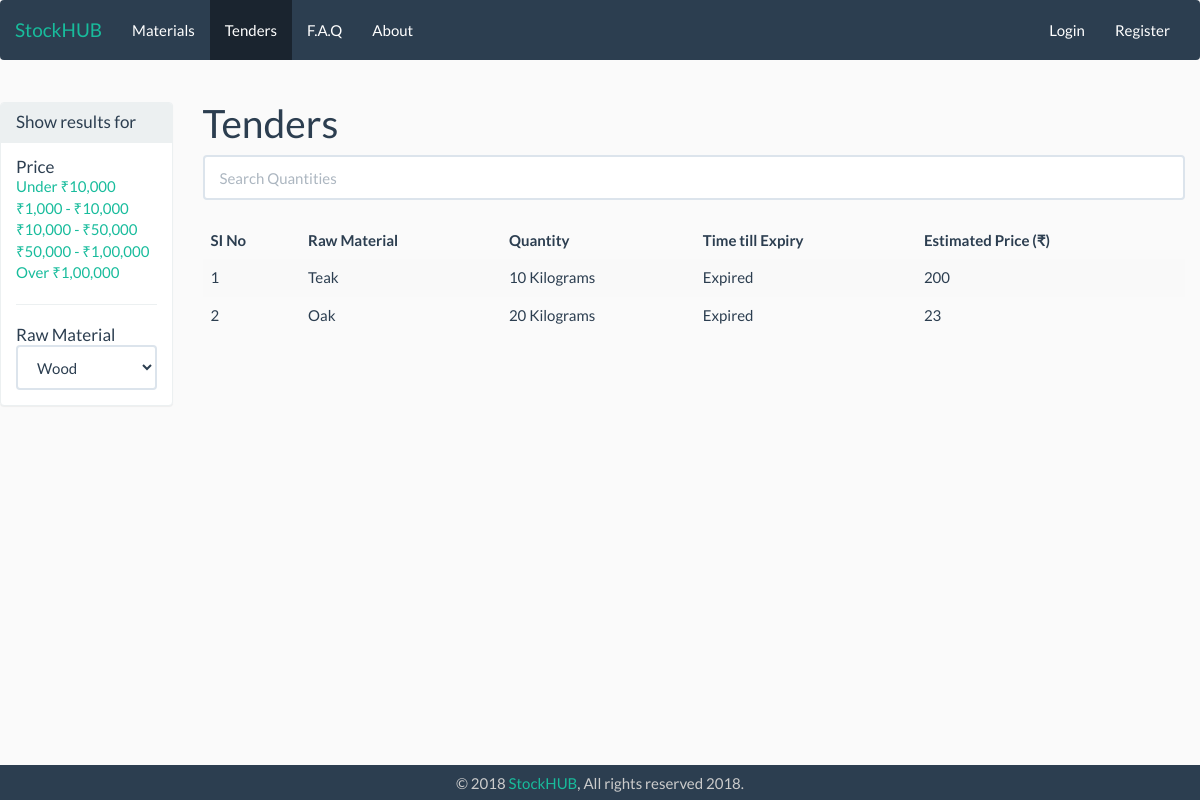
Before: /index.php/tenders with the older database file.
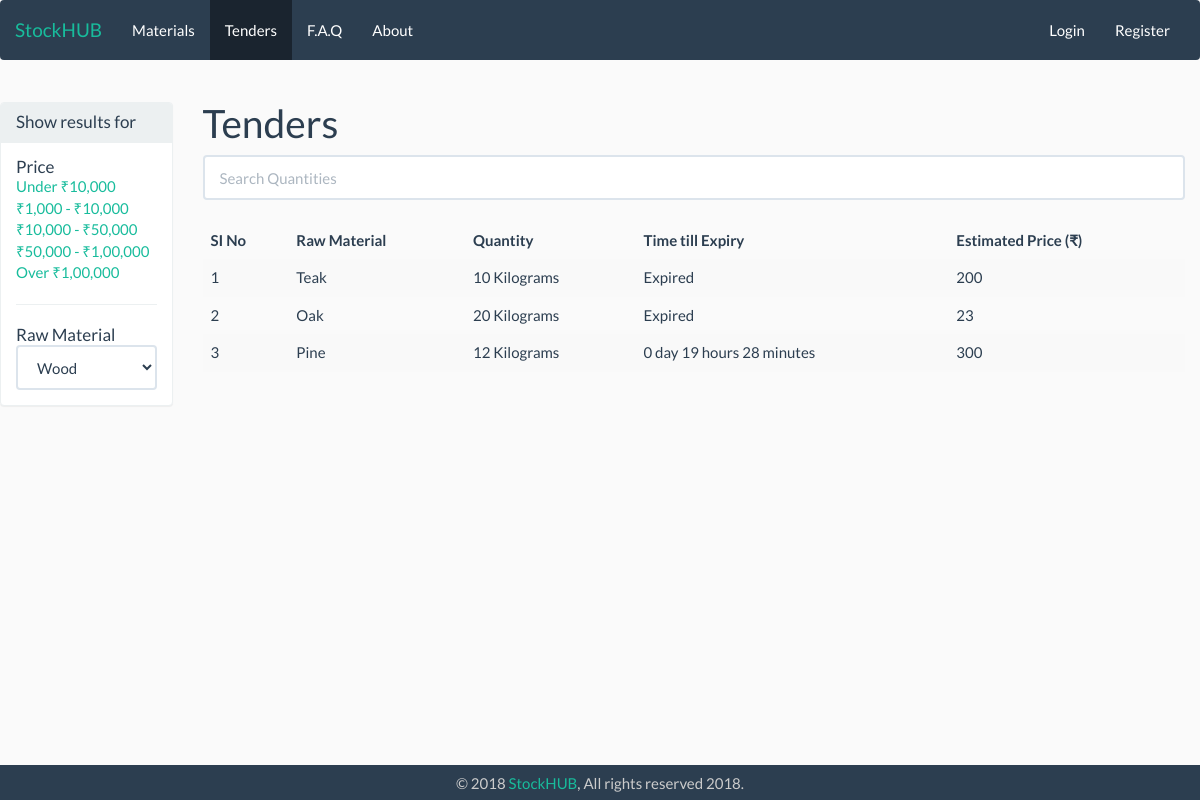
After: the same page with the newer database file.
### tables this page shows
CREATE TABLE `tender` (
  `tender_id` int(11) NOT NULL,
  `m_id` int(11) NOT NULL,
  `raw_material_id` int(11) NOT NULL,
  `tender_quantity` int(11) NOT NULL,
  `tender_quantity_unit` varchar(15) NOT NULL,
  `date_of_submission` date NOT NULL,
  `time_submission` time NOT NULL,
  `date_expire` date NOT NULL,
  `time_expire` time NOT NULL,
  `delivery_location` int(11) NOT NULL,
  `estimated_price` int(9) NOT NULL,
  `extra_info` text
);

CREATE TABLE `raw_material` (
  `raw_material_id` int(11) NOT NULL,
  `rm_name` varchar(255) NOT NULL,
  `material_subcat_id` int(255) NOT NULL,
  `rm_slug` varchar(255) NOT NULL,
  `rm_pic` varchar(255) NOT NULL,
  `rm_desc` text NOT NULL,
  `rm_created_at` timestamp NOT NULL DEFAULT CURRENT_TIMESTAMP ON UPDATE CURRENT_TIMESTAMP
);

### application/controllers/Tenders.php (called while the page is built, shortened)
<?php
	class Tenders extends CI_Controller{
		public function index(){
            $data['title'] = 'Tenders';
            $data['tenders'] = $this->tender_model->get_tenders();
            $this->load->view('templates/header', $data);
            $this->load->view('tenders/index', $data);
            $this->load->view('templates/footer');
        }
	}

### index.php (called while the page is built, shortened)
<?php
require_once BASEPATH.'core/CodeIgniter.php';

### application/helpers/utility_helper.php (called while the page is built)
<?php if ( ! defined('BASEPATH')) exit('No direct script access allowed');
if ( ! function_exists('asset_url()'))
{
  function asset_url()
  {
     return base_url().'assets/';
  }
}

### application/models/Tender_model.php (called while the page is built, shortened)
<?php
	class  Tender_model extends CI_Model{
        public function get_tenders($id = FALSE){
			$this->db->join('raw_material','raw_material.raw_material_id = tender.raw_material_id');
			if($id === FALSE){
				$query = $this->db->get('tender');
				return $query->result_array();
			}
			$this->db->join('manufacturers','manufacturers.m_id = tender.m_id');
			$this->db->join('material_subcat','material_subcat.subcat_id = raw_material.material_subcat_id');
			$query = $this->db->get_where('tender', array('tender_id' => $id));
			return $query->row_array();
		}
	}

### application/views/tenders/index.php (the view, shortened to what this page needs)
<div class="row">
    <div class="col-md-2">
        <div class="panel panel-default">
            <div class="panel-heading">
                <h3 class="panel-title">Show results for</h3>
            </div>
            <div class="panel-body">
                    <h3 class="panel-title">Price</h3>
                        <li class="list-unstyled"><a href="#">Under ₹10,000</a></li>
                        <li class="list-unstyled"><a href="#">₹1,000 - ₹10,000</a></li>
                        <li class="list-unstyled"><a href="#">₹10,000 - ₹50,000</a></li>
                        <li class="list-unstyled"><a href="#">₹50,000 - ₹1,00,000</a></li>
                        <li class="list-unstyled"><a href="#">Over ₹1,00,000</a></li>
                    <hr>
                    <h3 class="panel-title">Raw Material</h3>
                        <select class="form-control" id="sel1" name="tender_quantity_unit">
                            <option value="wood">Wood</option>
                        </select>
        </div>
        </div>
    </div>
    <div class="col-md-10">
        <h1><?= $title ?></h1>
        <input class="form-control" id="tenderSearchInput" type="text" placeholder="Search" >
        <br>
        <table class="table table-striped table-hover " id="tenderSearchTable">
            <thead>
                <tr>
                    <th>SI No</th>
                    <th onclick="sortTable(0)" >Raw Material</th>
                    <th onclick="sortTable(1)" >Quantity</th>
                    <th onclick="sortTable(2)" >Time till Expiry</th>
                    <th onclick="sortTable(3)" >Estimated Price (₹)</th>
                </tr>
            </thead>
            <tbody id="tenderSearchTableBody">
                <?php $i = 1; ?>
                <?php foreach($tenders as $tender): ?>
                        <tr>
                            <td> <a href="<?php echo base_url(); ?>tenders/view/<?php echo($tender['tender_id']); ?>"></a> <?php echo($i++);?></td>
                            <td><?php echo ($tender['rm_name']);?></td>
                            <td><?php echo ($tender['tender_quantity']." ".$tender['tender_quantity_unit']);?> </td>
                            <td>
                            <?php
                                $expdate = $tender['date_expire'];
                                $exptime = $tender['time_expire'];
                                $exp = date('Y-m-d H:i:s', strtotime("$expdate $exptime "));
                                $datetime1 = new DateTime();
                                $datetime2 = new DateTime($exp);
                                if ( $datetime1 >  $datetime2){
                                    echo("Expired");
                                }
                                else{
                                    $interval = $datetime1->diff($datetime2);
                                echo $interval->format('%d day %h hours %i minutes');
                                }
                            ?>
                            </td>
                            <td><?php echo ($tender['estimated_price']);?></td>
                        </tr>
                <?php endforeach; ?>
            </tbody>
        </table>
    </div>
</div>

### application/views/templates/header.php (shortened to what this page needs)
<!DOCTYPE html>
<html>
<head>
    <link rel="stylesheet" type="text/css"  href="<?php echo asset_url();?>css/bootstrap.min.css" />
    <link rel="stylesheet" type="text/css"  href="<?php echo asset_url();?>css/style.css" />
    <link rel="stylesheet" type="text/css"  href="<?php echo asset_url();?>css/animate.min.css" />
    <link rel="stylesheet" type="text/css"  href="<?php echo asset_url();?>css/awesomplete.css" />
    <link rel="stylesheet" type="text/css"  href="<?php echo asset_url();?>css/fontawesome-all.min.css" />
</head>
<body>
    <nav class="navbar navbar-default">
        <div class="container-fluid">
            <div class="navbar-header">
            <?php if($title!="Home") :?>
                <a class="navbar-brand" href="<?php echo base_url(); ?>">StockHUB</a>
            <?php endif;?>
            </div>
            <div class="collapse navbar-collapse" id="bs-example-navbar-collapse-1">
            <ul class="nav navbar-nav">
                <li class="<?php if ($title=="Materials") {echo "active"; } else  {echo "noactive";} ?>"> <a href="<?php echo base_url(); ?>materials">Materials</a></li>
                <li class="<?php if ($title=="Tenders") {echo "active"; } else  {echo "noactive";} ?>"> <a href="<?php echo base_url(); ?>tenders">Tenders</a></li>
                <li class="<?php if ($title=="Faq") {echo "active"; } else  {echo "noactive";} ?>"> <a href="<?php echo base_url(); ?>faq">F.A.Q</a></li>
                <li class="<?php if ($title=="About") {echo "active"; } else  {echo "noactive";} ?>"> <a href="<?php echo base_url(); ?>about">About</a></li>
            </ul>
            <ul class="nav navbar-nav navbar-right">
                <?php if(!$this->session->userdata('logged_in')) : ?>
                    <li class="<?php if ($title=="Login") {echo "active"; } else  {echo "noactive";} ?>"> <a href="<?php echo base_url(); ?>users/login">Login</a></li>
                    <li class="<?php if ($title=="Sign Up") {echo "active"; } else  {echo "noactive";} ?>"> <a href="<?php echo base_url(); ?>users/register">Register</a></li>
                <?php endif; ?>
            </ul>
            </div>
        </div>
    </nav>

### application/views/templates/footer.php (shortened to what this page needs)
    <footer class="navbar-default navbar-fixed-bottom hidden-xs">
        <div class="container-fluid">
            <p>© 2018<a style="color:#fffff; text-decoration:none;" href="<?php echo base_url(); ?>about"> StockHUB</a>, All rights reserved 2018.</p>
        </div>
    </footer>
</body>
</html>

### assets/css/style.css (style rules this page uses)
body { background: #FAFAFA; padding-bottom: 30px; }
.row { margin-right: 0px; }
ul { list-style-type: none; padding: 0; }
footer { background-color: #757575; height: 35px; text-align: center; color: #CCC; }
footer p { padding: 10.5px; margin: 0px; line-height: 100%; }

Changed rows visible on the page:
added tender: raw_material.rm_name "Pine", tender_quantity "12", tender_quantity_unit "Kilograms", $interval->format('%d day %h hours %i minutes') "0 day 19 hours 28 minutes", estimated_price "300"
